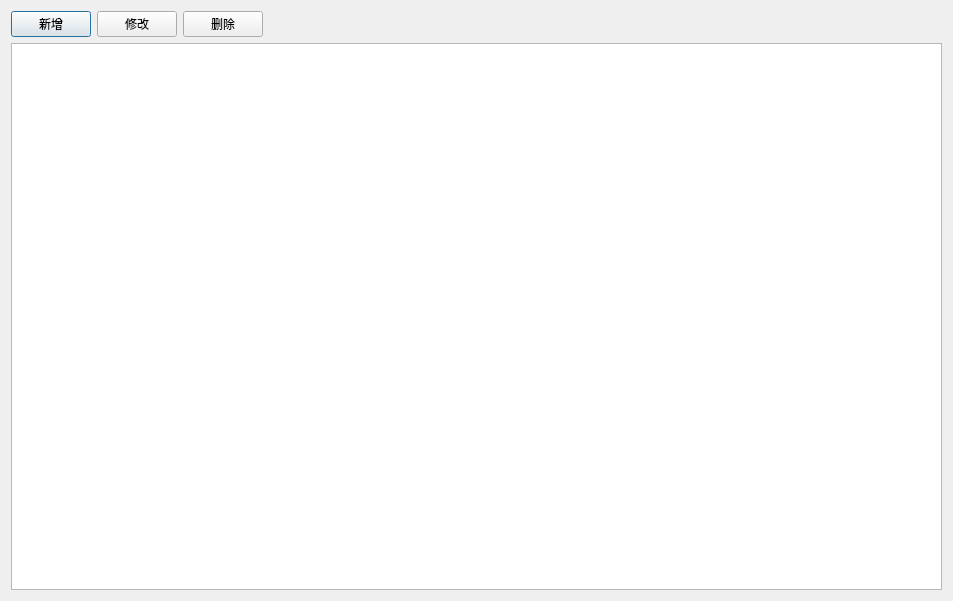
<?xml version="1.0" encoding="UTF-8"?>
<ui version="4.0">
 <class>AttributeDialog</class>
 <widget class="QDialog" name="AttributeDialog">
  <property name="geometry">
   <rect>
    <x>0</x>
    <y>0</y>
    <width>953</width>
    <height>601</height>
   </rect>
  </property>
  <property name="windowTitle">
   <string>Dialog</string>
  </property>
  <property name="modal">
   <bool>true</bool>
  </property>
  <layout class="QHBoxLayout" name="horizontalLayout_2">
   <item>
    <layout class="QVBoxLayout" name="verticalLayout">
     <item>
      <layout class="QHBoxLayout" name="horizontalLayout">
       <item>
        <widget class="QPushButton" name="add">
         <property name="text">
          <string>新增</string>
         </property>
        </widget>
       </item>
       <item>
        <widget class="QPushButton" name="edit">
         <property name="text">
          <string>修改</string>
         </property>
        </widget>
       </item>
       <item>
        <widget class="QPushButton" name="remove">
         <property name="text">
          <string>删除</string>
         </property>
        </widget>
       </item>
       <item>
        <spacer name="horizontalSpacer">
         <property name="orientation">
          <enum>Qt::Horizontal</enum>
         </property>
         <property name="sizeHint" stdset="0">
          <size>
           <width>40</width>
           <height>20</height>
          </size>
         </property>
        </spacer>
       </item>
      </layout>
     </item>
     <item>
      <widget class="QTableView" name="tableView">
       <property name="selectionBehavior">
        <enum>QAbstractItemView::SelectRows</enum>
       </property>
       <attribute name="horizontalHeaderVisible">
        <bool>true</bool>
       </attribute>
       <attribute name="horizontalHeaderStretchLastSection">
        <bool>false</bool>
       </attribute>
       <attribute name="verticalHeaderVisible">
        <bool>false</bool>
       </attribute>
      </widget>
     </item>
    </layout>
   </item>
  </layout>
 </widget>
 <resources/>
 <connections/>
</ui>
